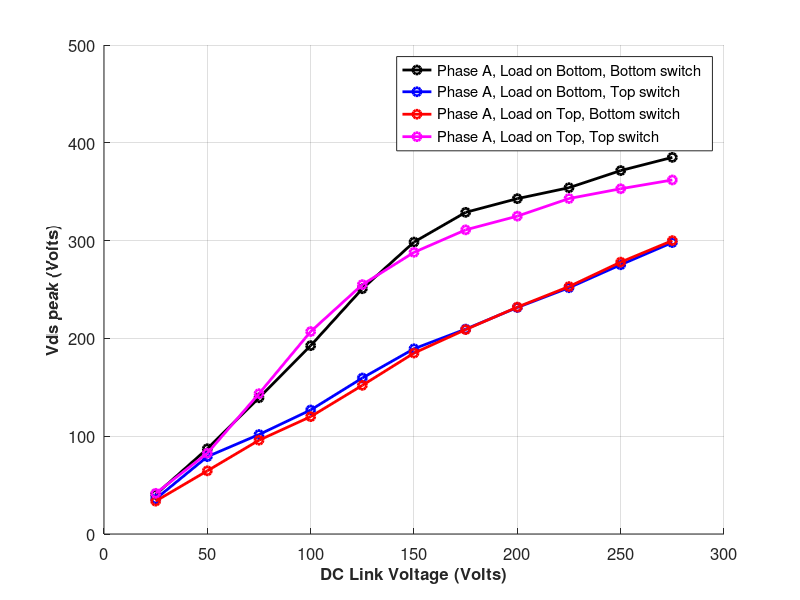
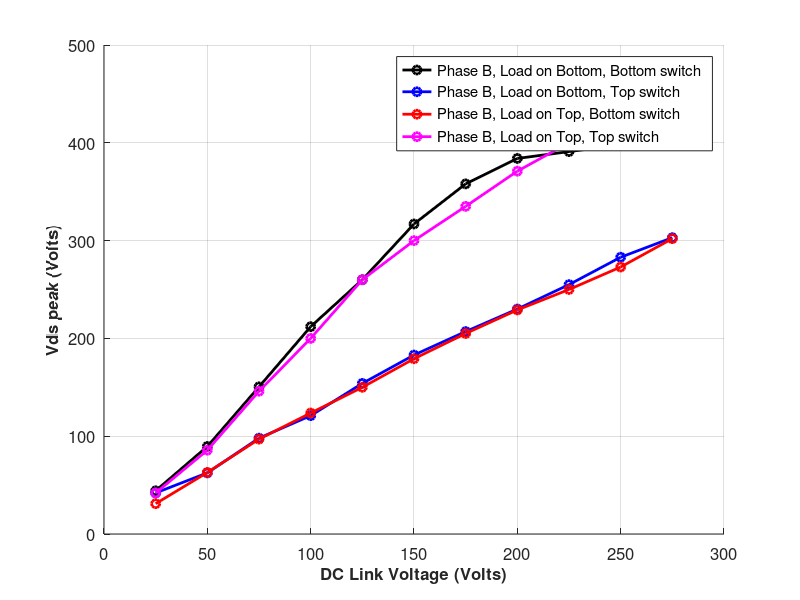
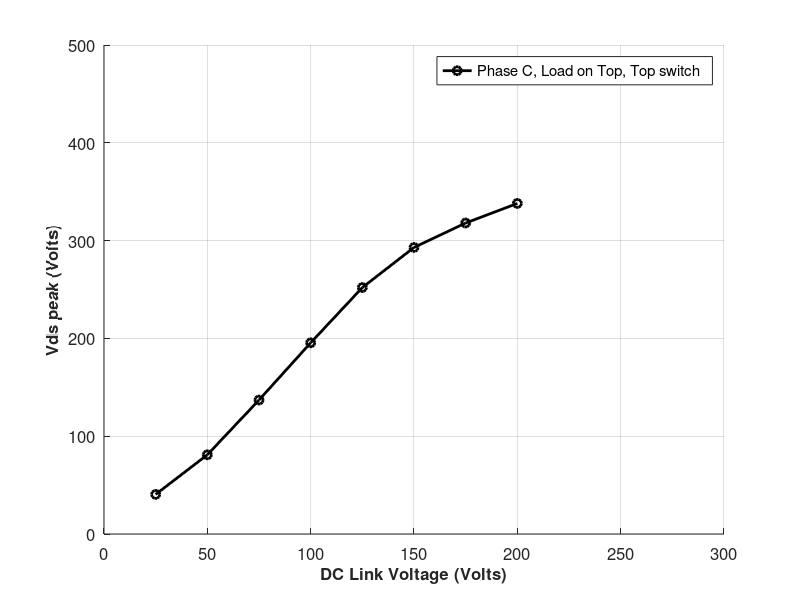
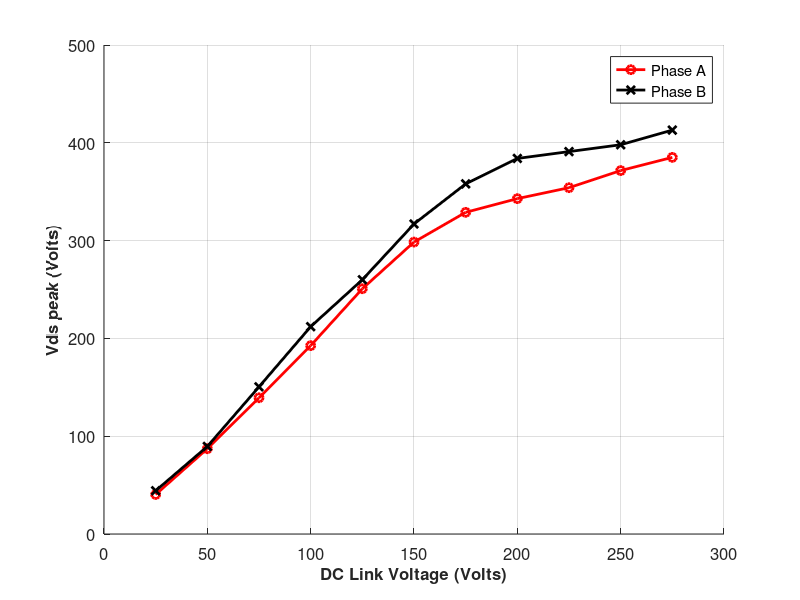

Reproduce these figures in MATLAB, in order.
%% Numerical data

Vdc = 25:25:275;

%% Phase A

phA_loadB_bot = [
40.4
87.2
139.3
192.6
250.8
298.5
328.9
342.9
354.1
371.6
385.1 ];

phA_loadB_top = [
35.82
79.1
101.7
126.8
159.5
189.4
209.5
231.6
251.8
275.3
298 ];

phA_loadT_bot = [
33.6
64.6
95.9
120
152
185
209
232
253
278
300 ];

phA_loadT_top = [
41.6
82.6
143.5
207
255
288
311
325
343
353
362 ];


figure;
hold all;
plot(Vdc,phA_loadB_bot,'ko-','Linewidth',2);
plot(Vdc,phA_loadB_top,'bo-','Linewidth',2);
plot(Vdc,phA_loadT_bot,'ro-','Linewidth',2);
plot(Vdc,phA_loadT_top,'mo-','Linewidth',2);
grid on;
set(gca,'FontSize',12);
xlabel('DC Link Voltage (Volts)','FontSize',12,'FontWeight','Bold')
ylabel('Vds peak (Volts)','FontSize',12,'FontWeight','Bold')
xlim([0 300]);
ylim([0 500]);
legend('Phase A, Load on Bottom, Bottom switch',...
    'Phase A, Load on Bottom, Top switch',...
    'Phase A, Load on Top, Bottom switch',...
    'Phase A, Load on Top, Top switch');

%% Phase B

phB_loadB_bot = [
44.20
89.50
150.50
212.00
260%
317.00
358%
384.00
391.00
398.00
413.00 ];


phB_loadB_top = [
42%
62.50
98%
121.00
154%
183.00
207%
230.00
255%
283.00
303.00 ];


phB_loadT_bot = [
31%
62.90
97%
123.70
150%
179.20
205%
229.10
250%
273.00
302.00 ];


phB_loadT_top = [
42%
85.70
146%
200.00
260%
300.00
335%
371.00
400%
425.00
436.00 ];

figure;
hold all;
plot(Vdc,phB_loadB_bot,'ko-','Linewidth',2);
plot(Vdc,phB_loadB_top,'bo-','Linewidth',2);
plot(Vdc,phB_loadT_bot,'ro-','Linewidth',2);
plot(Vdc,phB_loadT_top,'mo-','Linewidth',2);
grid on;
set(gca,'FontSize',12);
xlabel('DC Link Voltage (Volts)','FontSize',12,'FontWeight','Bold')
ylabel('Vds peak (Volts)','FontSize',12,'FontWeight','Bold')
xlim([0 300]);
ylim([0 500]);
legend('Phase B, Load on Bottom, Bottom switch',...
    'Phase B, Load on Bottom, Top switch',...
    'Phase B, Load on Top, Bottom switch',...
    'Phase B, Load on Top, Top switch');


%% Phase C

Vdc2 = 25:25:200;

phC_loadT_top = [
40.50
81.00
137%
195.50
252%
293.00
318%
338.00 ];

figure;
hold all;
plot(Vdc2,phC_loadT_top,'ko-','Linewidth',2);
grid on;
set(gca,'FontSize',12);
xlabel('DC Link Voltage (Volts)','FontSize',12,'FontWeight','Bold')
ylabel('Vds peak (Volts)','FontSize',12,'FontWeight','Bold')
xlim([0 300]);
ylim([0 500]);
legend('Phase C, Load on Top, Top switch');


%% Altogether

figure;
hold all;
plot(Vdc,phA_loadB_bot,'ro-','Linewidth',2);
%plot(Vdc,phA_loadT_top,'bo-','Linewidth',2);
plot(Vdc,phB_loadB_bot,'kx-','Linewidth',2);
%plot(Vdc,phB_loadT_top,'mx-','Linewidth',2);
%plot(Vdc2,phC_loadT_top,'g+-','Linewidth',2);
grid on;
set(gca,'FontSize',12);
xlabel('DC Link Voltage (Volts)','FontSize',12,'FontWeight','Bold')
ylabel('Vds peak (Volts)','FontSize',12,'FontWeight','Bold')
xlim([0 300]);
ylim([0 500]);
% legend('Phase A, Load on Bottom, Bottom switch',...
%     'Phase A, Load on Top, Top switch',...
%     'Phase B, Load on Bottom, Bottom switch',...
%     'Phase B, Load on Top, Top switch',...
%     'Phase C, Load on Top, Top switch');
legend('Phase A', 'Phase B');



